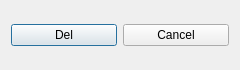
<?xml version="1.0" encoding="UTF-8"?>
<ui version="4.0">
 <class>Dialog</class>
 <widget class="QDialog" name="Dialog">
  <property name="geometry">
   <rect>
    <x>0</x>
    <y>0</y>
    <width>240</width>
    <height>70</height>
   </rect>
  </property>
  <property name="minimumSize">
   <size>
    <width>240</width>
    <height>70</height>
   </size>
  </property>
  <property name="maximumSize">
   <size>
    <width>240</width>
    <height>70</height>
   </size>
  </property>
  <property name="windowTitle">
   <string>Dialog</string>
  </property>
  <layout class="QHBoxLayout" name="horizontalLayout">
   <item>
    <layout class="QHBoxLayout" name="horizontalLayout_2" stretch="1,1">
     <item>
      <widget class="QPushButton" name="Delete">
       <property name="text">
        <string>Del</string>
       </property>
      </widget>
     </item>
     <item>
      <widget class="QPushButton" name="Cancel">
       <property name="text">
        <string>Cancel</string>
       </property>
      </widget>
     </item>
    </layout>
   </item>
  </layout>
 </widget>
 <resources/>
 <connections/>
</ui>
